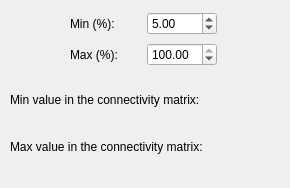
        <widget class="QWidget" name="tab_15">
         <attribute name="title">
          <string>Colorbar</string>
         </attribute>
         <widget class="QWidget" name="layoutWidget_12">
          <property name="geometry">
           <rect>
            <x>70</x>
            <y>10</y>
            <width>147</width>
            <height>60</height>
           </rect>
          </property>
          <layout class="QGridLayout" name="gridLayout_6">
           <item row="0" column="0">
            <widget class="QLabel" name="label_32">
             <property name="text">
              <string>Min (%):</string>
             </property>
            </widget>
           </item>
           <item row="0" column="1">
            <widget class="QDoubleSpinBox" name="min_colorbar_brain_3D_connectome_doubleSpinBox">
             <property name="minimum">
              <double>0.000000000000000</double>
             </property>
             <property name="maximum">
              <double>100.000000000000000</double>
             </property>
             <property name="singleStep">
              <double>0.100000000000000</double>
             </property>
             <property name="value">
              <double>5.000000000000000</double>
             </property>
            </widget>
           </item>
           <item row="1" column="0">
            <widget class="QLabel" name="label_33">
             <property name="text">
              <string>Max (%): </string>
             </property>
            </widget>
           </item>
           <item row="1" column="1">
            <widget class="QDoubleSpinBox" name="max_colorbar_brain_3D_connectome_doubleSpinBox">
             <property name="maximum">
              <double>100.000000000000000</double>
             </property>
             <property name="singleStep">
              <double>0.100000000000000</double>
             </property>
             <property name="value">
              <double>100.000000000000000</double>
             </property>
            </widget>
           </item>
          </layout>
         </widget>
         <widget class="QWidget" name="layoutWidget">
          <property name="geometry">
           <rect>
            <x>10</x>
            <y>91</y>
            <width>271</width>
            <height>88</height>
           </rect>
          </property>
          <layout class="QVBoxLayout" name="verticalLayout_6">
           <item>
            <widget class="QLabel" name="label_43">
             <property name="text">
              <string>Min value in the connectivity matrix: </string>
             </property>
            </widget>
           </item>
           <item>
            <widget class="QLabel" name="min_a_3D_label">
             <property name="text">
              <string/>
             </property>
             <property name="alignment">
              <set>Qt::AlignCenter</set>
             </property>
            </widget>
           </item>
           <item>
            <widget class="QLabel" name="label_44">
             <property name="text">
              <string>Max value in the connectivity matrix: </string>
             </property>
            </widget>
           </item>
           <item>
            <widget class="QLabel" name="max_a_3D_label">
             <property name="text">
              <string/>
             </property>
             <property name="alignment">
              <set>Qt::AlignCenter</set>
             </property>
            </widget>
           </item>
          </layout>
         </widget>
        </widget>
